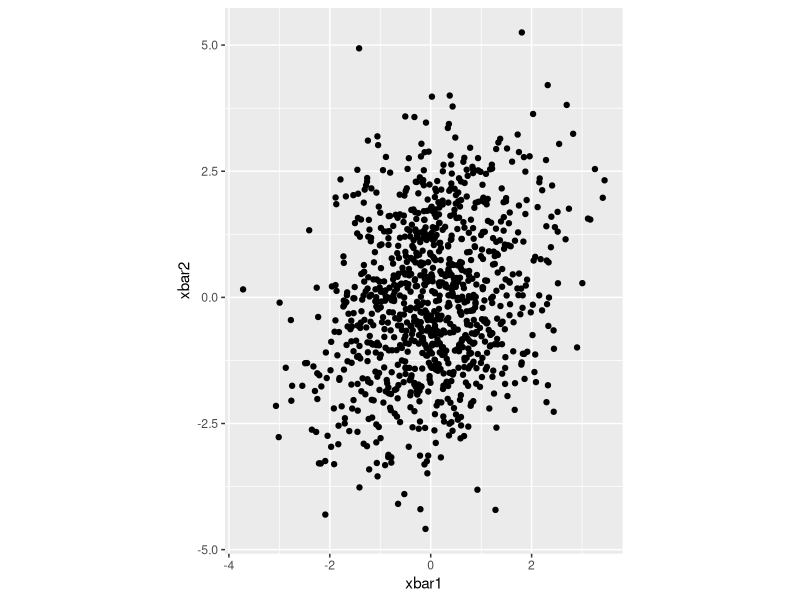
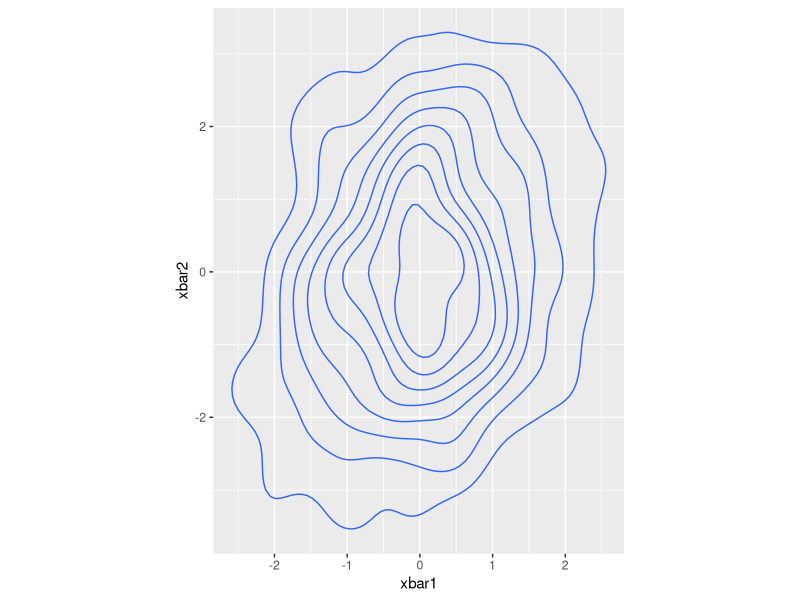
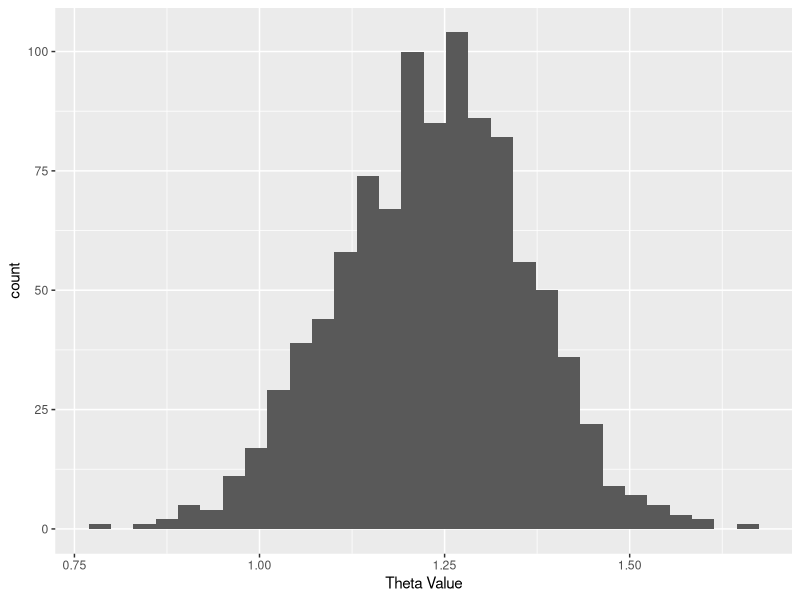
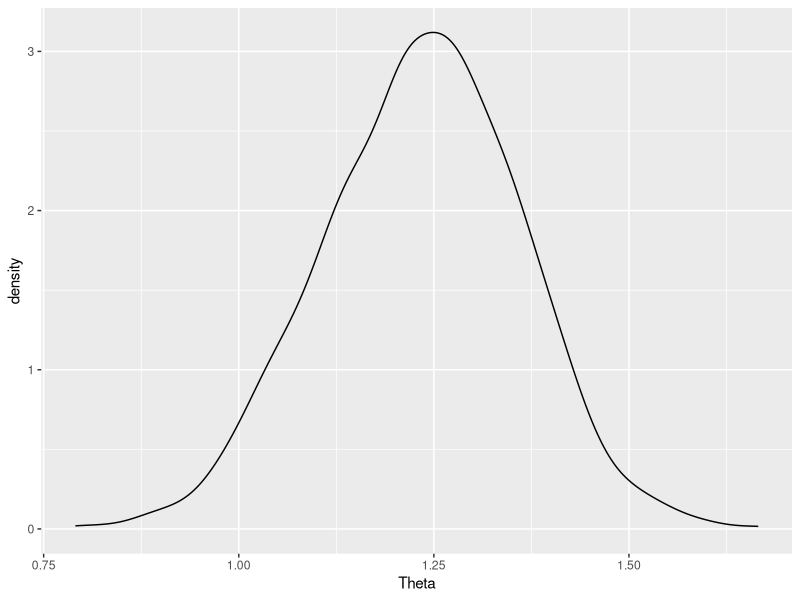
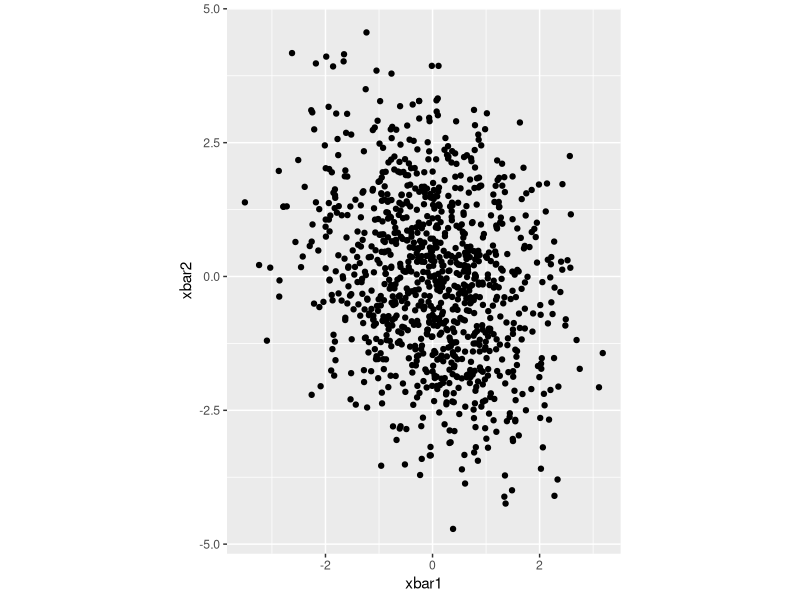
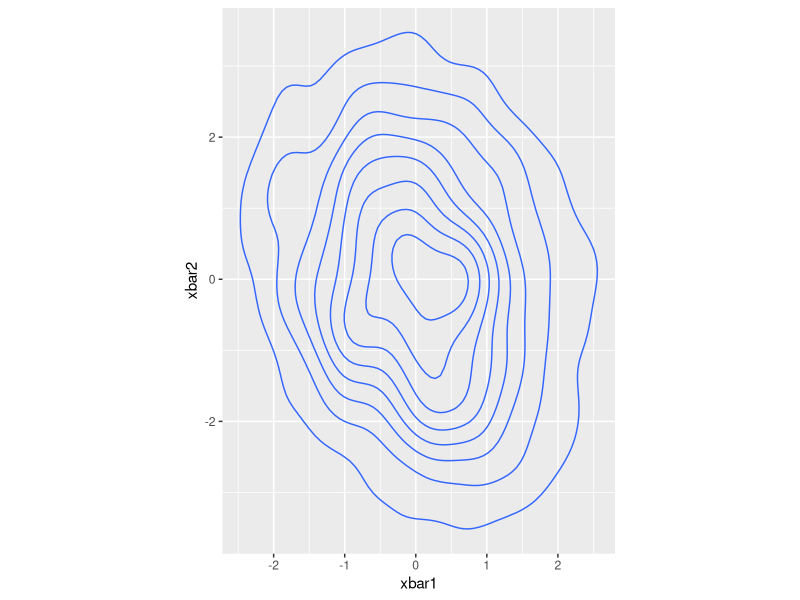
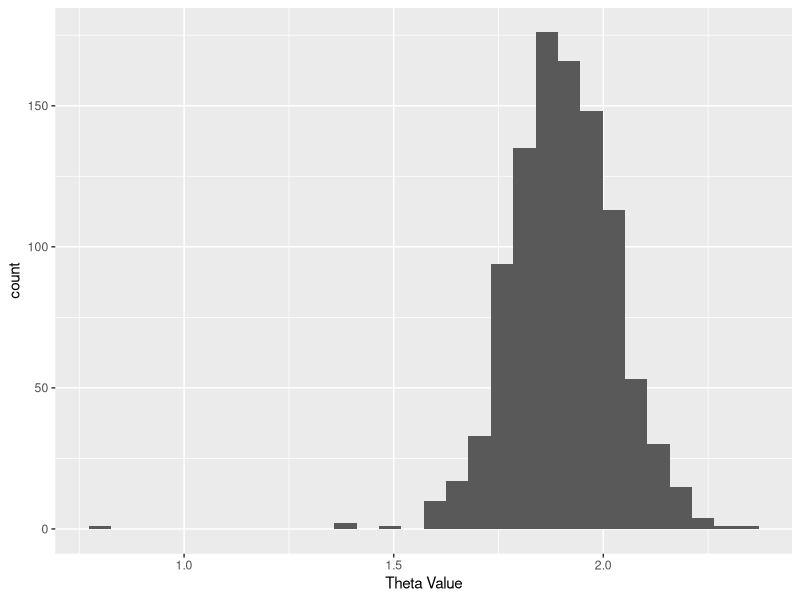
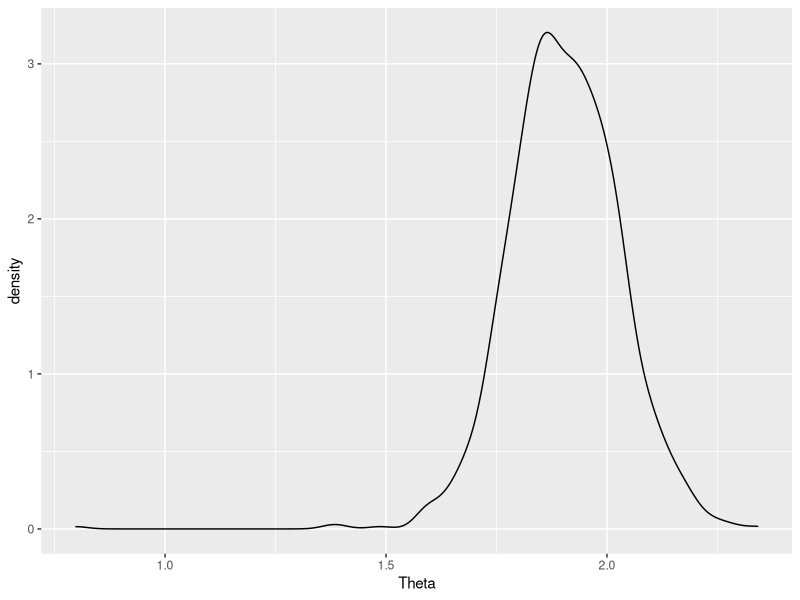

Generate these figures, in order, with R:
## ---- chunk 1
knitr::opts_chunk$set(echo = TRUE,message = FALSE, warning = FALSE)
## ---- chunk 2
xbarthetadist = function(n,iter,mu,sigma){
  library(mvtnorm)
  library(ggplot2)
  mat = matrix(NA, nr= iter, nc=4)
  colnames(mat)= c("xbar1","xbar2","thetae","thetar")
  for(i in 1:iter){
    x = rmvnorm(n,mu,sigma)
    mat[i,c(1,2)] <- colMeans(x)
    s=(n-1)/n*cov(x)
    eig=eigen(s)
    thetaeigen=acos(eig$vectors[,1][1])
    thetarot= .5*atan(2*s[1,2]/(s[1,1]-s[2,2])) + pi/2
    
    mat[i,3]<-thetaeigen
    mat[i,4]<-thetarot
    


  }

  df=as.data.frame(mat)
  g=ggplot(df, aes(x=xbar1,y=xbar2))  + coord_equal()

  gp = g + geom_point()
  print(gp)
  gd = g + stat_density_2d()
  print(gd)

  gt=ggplot(data=df, aes(df$thetar)) + geom_histogram() + xlab("Theta Value")
  print(gt)

  gt2 = ggplot(data=df, aes(df$thetar)) + geom_density() + xlab("Theta")
  print(gt2)
 # thetaValues = df$theta;
 # hist(thetaValues)
  #plot(density(thetaValues))

  head(mat)
}



## ---- chunk 3
mu1=c(0,0)
sigma1 = matrix(c(100,40,40,200), nr=2,nc=2,byrow=FALSE)
xbarthetadist(n=80,iter=1000,mu=mu1,sigma=sigma1)

sigma2 = matrix(c(100,-40,-40,200), nr=2,nc=2,byrow=FALSE)
xbarthetadist(n=80,iter=1000,mu=mu1,sigma=sigma2)
## ---- chunk 4

